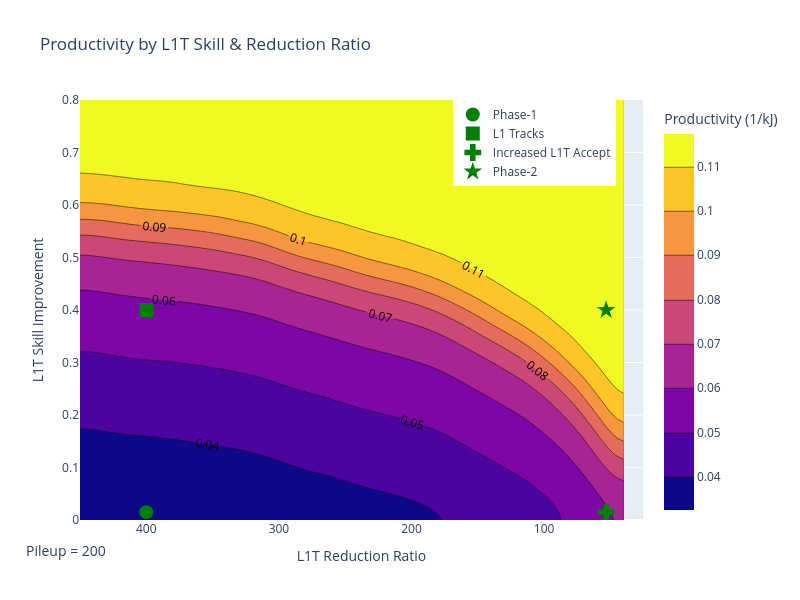

Notebook code for this chart:
### Code cell
fig = go.Figure(data =
    go.Contour(
        z=smoothed_productivity * 1e3,
        x=l1t_reductions, # horizontal axis
        y=l1t_skills, # vertical axis,
        contours = dict(showlabels = True),
        colorbar = dict(title = "Productivity (1/kJ)")
         
    ),
    )

y_offset = 0.015
fig.add_trace(go.Scatter(x = systems_reductions[0:1],
                        y = l1t_improvement[0:1] + y_offset,
                        mode = "markers",
                        marker = dict(size = 14, color = "green", symbol="circle"),
                        name = "Phase-1"))

fig.add_trace(go.Scatter(x = systems_reductions[1:2],
                        y = l1t_improvement[1:2],
                        mode = "markers",
                        marker = dict(size = 14, color = "green", symbol = "square"),
                        name = "L1 Tracks"))

fig.add_trace(go.Scatter(x = systems_reductions[2:3],
                        y = l1t_improvement[2:3] + y_offset,
                        mode = "markers",
                        marker = dict(size = 14, color = "green", symbol = "cross"),
                        name = "Increased L1T Accept"))

fig.add_trace(go.Scatter(x = systems_reductions[3:4],
                        y = l1t_improvement[3:4],
                        mode = "markers",
                        marker = dict(size = 14, color = "green", symbol = "star"),
                        name = "Phase-2"))

# fig.add_trace(go.Scatter(x = systems_reductions[0:4],
#     y = l1t_improvement[0:4],
#     mode = "markers+text",
#     marker = dict(size = 14,
#             color = ["white", "blue", "red", "purple"]),
#     text =  system_labels[0:4],
#     textposition = "top left",
#     textfont = dict(color = "rgb(255, 255, 255)")       ))

fig.update_layout(width = 800, 
                  height = 600,
                  xaxis_title = "L1T Reduction Ratio",
                  yaxis_title = "L1T Skill Improvement",
                  title = "Productivity by L1T Skill & Reduction Ratio",
                  legend=dict(xanchor = "right",
                    x = 0.95))
fig.update_xaxes(autorange="reversed")
fig.update_yaxes(range=[0.0, 0.8])
fig.add_annotation(x = -0.1, 
                   y = -0.1, 
                   showarrow=False,
                   text = "Pileup = 200", 
                   xref="paper", 
                   yref="paper",
                   font = dict(size = 14))
fig.show()

### Figure 1 — Plotly figure (JSON) as saved in the notebook; plotly's stock layout.template omitted (floating-point values rounded to 4 significant figures; data arrays with more than 128 entries replaced by an {"elided": "..."} marker saying what was removed)
{"data": [{"colorbar": {"title": {"text": "Productivity (1/kJ)"}}, "contours": {"showlabels": true}, "type": "contour", "x": [450, 445.9, 441.8, 437.7, 433.6, 429.5, 425.4, 421.3, 417.2, 413.1, 409, 404.9, 400.8, 396.7, 392.6, 388.5, 384.4, 380.3, 376.2, 372.1, 368, 363.9, 359.8, 355.7, 351.6, 347.5, 343.4, 339.3, 335.2, 331.1, 327, 322.9, 318.8, 314.7, 310.6, 306.5, 302.4, 298.3, 294.2, 290.1, 286, 281.9, 277.8, 273.7, 269.6, 265.5, 261.4, 257.3, 253.2, 249.1, 245.0, 240.9, 236.8, 232.7, 228.6, 224.5, 220.4, 216.3, 212.2, 208.1, 204.0, 199.9, 195.8, 191.7, 187.6, 183.5, 179.4, 175.3, 171.2, 167.1, 163, 158.9, 154.8, 150.7, 146.6, 142.5, 138.4, 134.3, 130.2, 126.1, 122, 117.9, 113.8, 109.7, 105.6, 101.5, 97.4, 93.3, 89.2, 85.1, 81.0, 76.9, 72.8, 68.7, 64.6, 60.5, 56.4, 52.3, 48.2, 44.1, 40], "y": [0, 0.01, 0.02, 0.03, 0.04, 0.05, 0.06, 0.07, 0.08, 0.09, 0.1, 0.11, 0.12, 0.13, 0.14, 0.15, 0.16, 0.17, 0.18, 0.19, 0.2, 0.21, 0.22, 0.23, 0.24, 0.25, 0.26, 0.27, 0.28, 0.29, 0.3, 0.31, 0.32, 0.33, 0.34, 0.35, 0.36, 0.37, 0.38, 0.39, 0.4, 0.41, 0.42, 0.43, 0.44, 0.45, 0.46, 0.47, 0.48, 0.49, 0.5, 0.51, 0.52, 0.53, 0.54, 0.55, 0.56, 0.57, 0.58, 0.59, 0.6, 0.61, 0.62, 0.63, 0.64, 0.65, 0.66, 0.67, 0.68, 0.69, 0.7, 0.71, 0.72, 0.73, 0.74, 0.75, 0.76, 0.77, 0.78, 0.79, 0.8, 0.81, 0.82, 0.83, 0.84, 0.85, 0.86, 0.87, 0.88, 0.89, 0.9, 0.91, 0.92, 0.93, 0.94, 0.95, 0.96, 0.97, 0.98, 0.99, 1], "z": {"elided": "101x101 float values"}}, {"marker": {"color": "green", "size": 14, "symbol": "circle"}, "mode": "markers", "name": "Phase-1", "type": "scatter", "x": [400], "y": [0.015]}, {"marker": {"color": "green", "size": 14, "symbol": "square"}, "mode": "markers", "name": "L1 Tracks", "type": "scatter", "x": [400], "y": [0.4]}, {"marker": {"color": "green", "size": 14, "symbol": "cross"}, "mode": "markers", "name": "Increased L1T Accept", "type": "scatter", "x": [53.3], "y": [0.015]}, {"marker": {"color": "green", "size": 14, "symbol": "star"}, "mode": "markers", "name": "Phase-2", "type": "scatter", "x": [53.3], "y": [0.4]}], "layout": {"annotations": [{"font": {"size": 14}, "showarrow": false, "text": "Pileup = 200", "x": -0.1, "xref": "paper", "y": -0.1, "yref": "paper"}], "height": 600, "legend": {"x": 0.95, "xanchor": "right"}, "title": {"text": "Productivity by L1T Skill & Reduction Ratio"}, "width": 800, "xaxis": {"autorange": "reversed", "title": {"text": "L1T Reduction Ratio"}}, "yaxis": {"range": [0, 0.8], "title": {"text": "L1T Skill Improvement"}}}}
